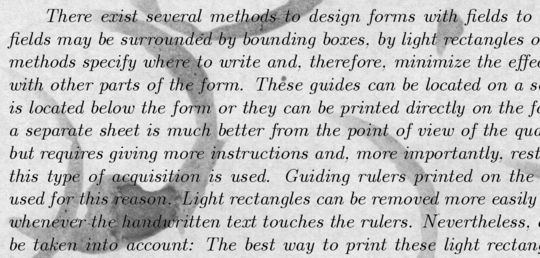
#> input picture Data/train/2.png, 540 x 258 px
$ python denoising_improc.py
#> lines starting #> are read from the running program, lines starting #| are printed output that depends on the picture; after the words box and inside, x2 and y2 are one past the last pixel; in counts of white or black regions, pixels touching at a corner belong together
import cv2
import numpy as np
from matplotlib import pyplot as plt

#Read the Image from the train folder
img = cv2.imread('../Data/train/2.png',0)
#> img is the input picture: shape (258, 540); min 0, max 246, mean 195.4
#img = cv2.medianBlur(img,5)

#Fixed Thresholding with 'threshold value' as 170 (Ideal range is from 165-175)
ret,thresh1 = cv2.threshold(img,170,255,cv2.THRESH_BINARY)
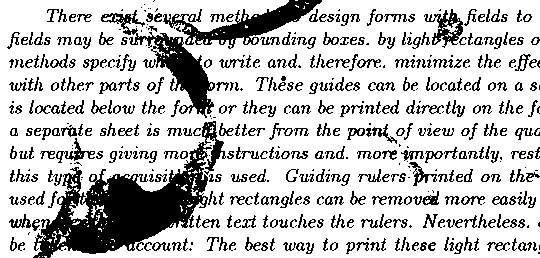
#> thresh1: shape (258, 540); 76.4% white; 529 black regions (118 under 20 px), largest, box (x1, y1, x2, y2) and area: (33, 121, 226, 258) 9361, (101, 10, 215, 118) 2702, (163, 0, 322, 49) 2508

#Adaptive Thresholding - MEAN seems to be best with 11 block size and 2 constant
thresh2 = cv2.adaptiveThreshold(img,255,cv2.ADAPTIVE_THRESH_GAUSSIAN_C,\
            cv2.THRESH_BINARY,11,2)
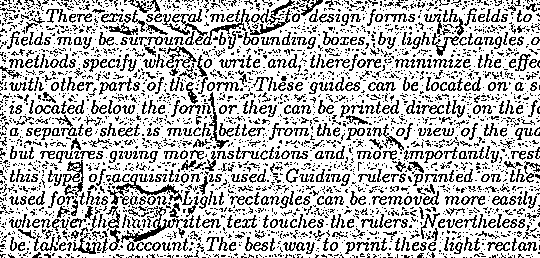
#> thresh2: shape (258, 540); 72.7% white; black in thin lines or dots

#Canny Edge Detection with 100 400 seems to be the best - but actually the more you increase the more goes away
edges = cv2.Canny(img,100,200)
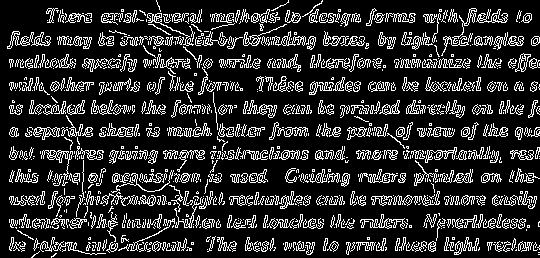
#> edges: shape (258, 540); 17.2% white in thin lines or dots

#Erosion and Dilation
kernel = np.ones((3,3),np.uint8)
dilation = cv2.dilate(edges,kernel,iterations = 1)
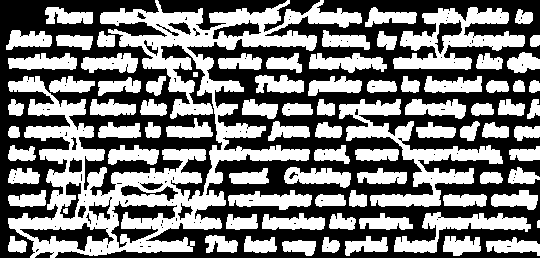
#> dilation: shape (258, 540); 47.8% white; 83 white regions, largest, box (x1, y1, x2, y2) and area: (8, 0, 362, 258) 23759, (339, 99, 503, 207) 4533, (393, 7, 525, 70) 3692
erosion = cv2.erode(dilation,kernel,iterations = 1)
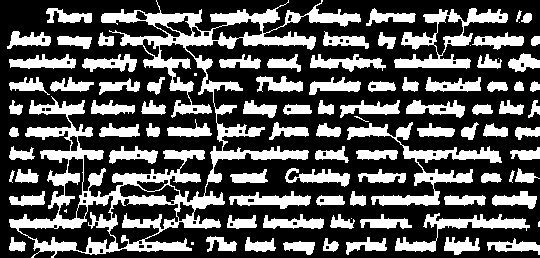
#> erosion: shape (258, 540); 33.2% white; 95 white regions (9 under 20 px), largest, box (x1, y1, x2, y2) and area: (9, 0, 361, 258) 15761, (347, 122, 502, 206) 2650, (394, 8, 508, 69) 2130


cv2.imshow('Original Image', img)
cv2.waitKey(0)
cv2.destroyAllWindows()

cv2.imshow('Edge Images', edges)
cv2.waitKey(0)
cv2.destroyAllWindows()

cv2.imshow('Dilation', dilation)
cv2.waitKey(0)
cv2.destroyAllWindows()

cv2.imshow('Erosion', erosion)
cv2.waitKey(0)
cv2.destroyAllWindows()

cv2.imwrite('Morphology/2-dilation.png',dilation)

$ run again, with Data/train/3.png copied over Data/train/2.png
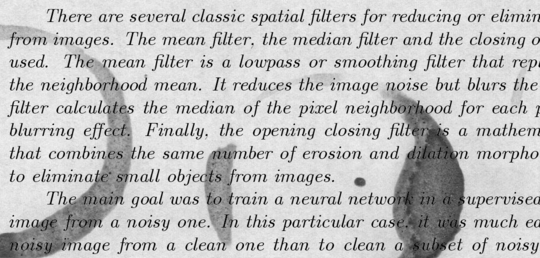
#> input picture Data/train/3.png, 540 x 258 px
#> img is the input picture: shape (258, 540); min 0, max 242, mean 191.8
#> `ret,thresh1 = cv2.threshold(img,170,255,cv2.THRESH_BINARY)`:
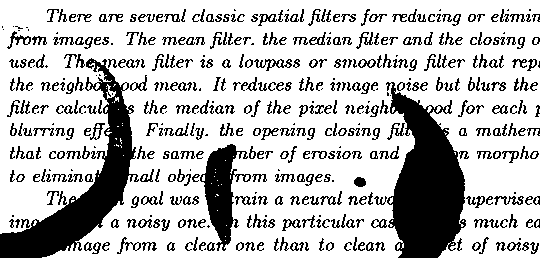
#> thresh1: shape (258, 540); 74.9% white; 477 black regions (67 under 20 px), largest, box (x1, y1, x2, y2) and area: (386, 82, 466, 258) 8585, (0, 58, 139, 258) 7216, (200, 144, 251, 251) 2391
#> thresh2: shape (258, 540); 72.3% white; black in thin lines or dots
#> edges: shape (258, 540); 16.4% white in thin lines or dots
#> dilation: shape (258, 540); 45.4% white; 89 white regions (1 under 20 px), largest, box (x1, y1, x2, y2) and area: (0, 23, 161, 258) 12028, (344, 76, 540, 258) 8711, (166, 142, 274, 253) 4270
#> `erosion = cv2.erode(dilation,kernel,iterations = 1)`:
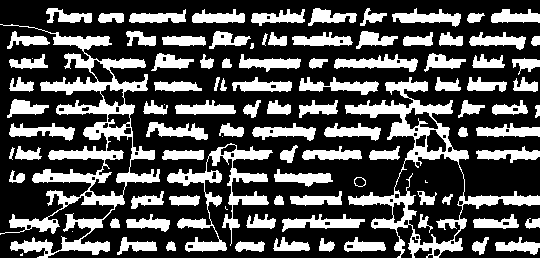
#> erosion: shape (258, 540); 31.7% white; 99 white regions (8 under 20 px), largest, box (x1, y1, x2, y2) and area: (0, 24, 160, 258) 8201, (345, 77, 540, 258) 5580, (167, 143, 273, 252) 2851

$ run again, with Data/train/5.png copied over Data/train/2.png
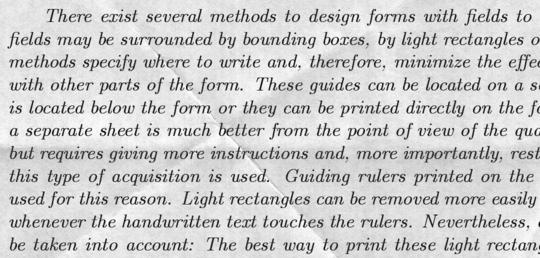
#> input picture Data/train/5.png, 540 x 258 px
#> img is the input picture: shape (258, 540); min 8, max 255, mean 204.3
#> `ret,thresh1 = cv2.threshold(img,170,255,cv2.THRESH_BINARY)`:
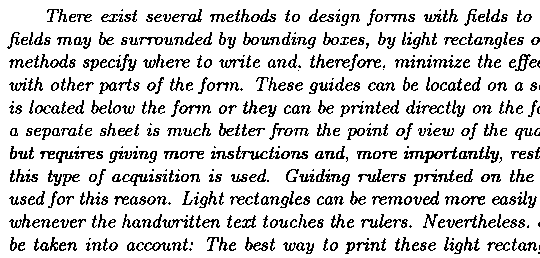
#> thresh1: shape (258, 540); 83.9% white; black in thin lines or dots
#> thresh2: shape (258, 540); 74% white; black in thin lines or dots
#> edges: shape (258, 540); 16.9% white in thin lines or dots
#> dilation: shape (258, 540); 45.7% white; 117 white regions, largest, box (x1, y1, x2, y2) and area: (209, 121, 312, 210) 3452, (119, 31, 244, 123) 3129, (422, 213, 531, 232) 1307
#> `erosion = cv2.erode(dilation,kernel,iterations = 1)`:
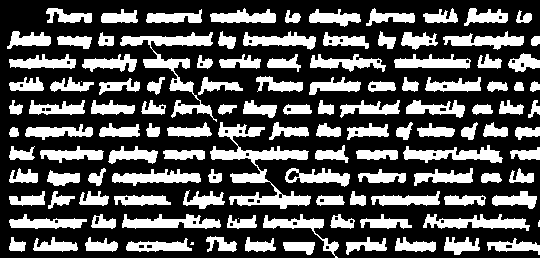
#> erosion: shape (258, 540); 32.6% white; 121 white regions (4 under 20 px), largest, box (x1, y1, x2, y2) and area: (210, 122, 311, 209) 2482, (120, 32, 217, 122) 1844, (423, 214, 530, 231) 939
